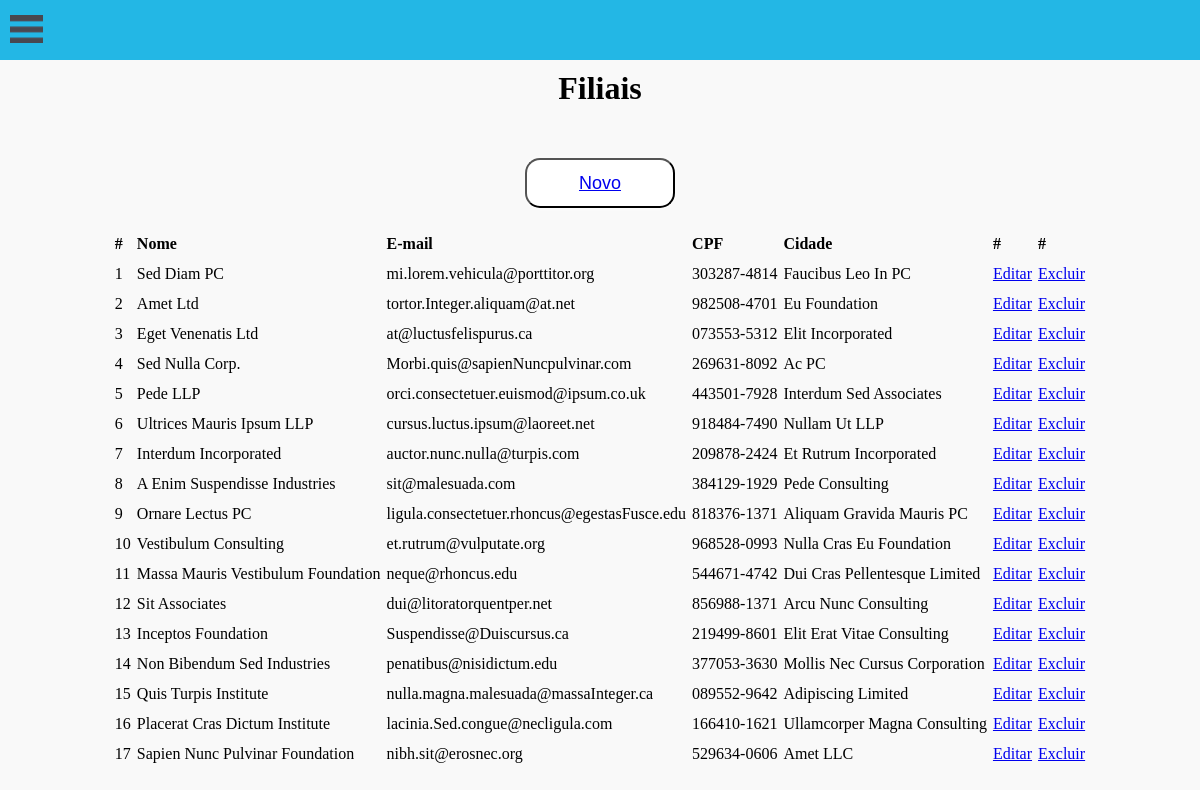
Page /Bus/Filial/filiais.php on the committed database.
### tables this page shows
CREATE TABLE `filial` (
  `id` int(11) NOT NULL,
  `id_empresa` int(11) NOT NULL,
  `nome` varchar(200) NOT NULL,
  `email` varchar(200) NOT NULL,
  `cnpj` varchar(200) NOT NULL,
  `cidade` varchar(50) NOT NULL
);

### Bus/Filial/filiais.php (the view, shortened to what this page needs)
<!doctype html>
<html>
	<head>
        <link rel="stylesheet" href="\Bus/css/style.css">
        <link rel="stylesheet" href="\Bus/css/estilo.css">
	</head>
	<body>
		<?PHP include('../tela.php'); ?>
		<div class="container" align="center">
			<h1>Filiais</h1><br><br>
			<button><a href="cadastro.php">Novo</a></button>
			<table style="border-spacing: 6px 12px" style="margin-left: 50px">
				<tr>
					<td><strong>#</strong></td>
					<td><strong>Nome</strong></td>
					<td><strong>E-mail</strong></td>
					<td><strong>CPF</strong></td>
					<td><strong>Cidade</strong></td>
					<td style="margin-left: 5px"><strong>#</strong></td>
					<td><strong>#</strong></td>
				</tr>
				<?PHP
					include('../config.php');
					$result = mysqli_query($conexao, "SELECT * FROM filial") or die("Erro ao buscar dados de empresa");
					while ($aux = $result->fetch_assoc()) {
					   	echo '<tr>';
						echo '	<td>'.$aux["id"].'</td>';
						echo '	<td>'.$aux["nome"].'</td>';
						echo '	<td>'.$aux["email"].'</td>';
						echo '	<td>'.$aux["cnpj"].'</td>';
						echo '	<td>'.$aux["cidade"].'</td>';
						echo '  <td><a href="'.$_SERVER["PHP_SELF"].'?id='.$aux["id"].'">Editar</a></td>';
						echo '  <td><a href="'.$_SERVER["PHP_SELF"].'?id='.$aux["id"].'">Excluir</a></td>';
					   	echo '</tr>';
					}
				?>
			</table>
		</div>
	</body>
</html>

### Bus/css/estilo.css (style rules this page uses)
* { margin: 0; box-sizing: border-box; padding: 0; }
body { background-color: #f9f9f9; }
.container { margin-top: 70px; }
button { background-color:#fff; color:#000; font-size:18px; min-width:150px; min-height:50px; margin-top: 15px; margin-bottom: 15px; box-shadow: 0px 0px 5px #FFF; -webkit-border-radius: 15px; -moz-border-radius: 15px; border-radius: 15px; -o-transition:.5s; -ms-transition:.5s; -moz-transition:.5s; -webkit-transition:.5s; transition:.5s; }

### rows in the picture
filial: id "1", nome "Sed Diam PC", email "mi.lorem.vehicula@porttitor.org", cnpj "303287-4814", cidade "Faucibus Leo In PC"
filial: id "2", nome "Amet Ltd", email "tortor.Integer.aliquam@at.net", cnpj "982508-4701", cidade "Eu Foundation"
filial: id "3", nome "Eget Venenatis Ltd", email "at@luctusfelispurus.ca", cnpj "073553-5312", cidade "Elit Incorporated"
filial: id "4", nome "Sed Nulla Corp.", email "Morbi.quis@sapienNuncpulvinar.com", cnpj "269631-8092", cidade "Ac PC"
filial: id "5", nome "Pede LLP", email "orci.consectetuer.euismod@ipsum.co.uk", cnpj "443501-7928", cidade "Interdum Sed Associates"
filial: id "6", nome "Ultrices Mauris Ipsum LLP", email "cursus.luctus.ipsum@laoreet.net", cnpj "918484-7490", cidade "Nullam Ut LLP"
filial: id "7", nome "Interdum Incorporated", email "auctor.nunc.nulla@turpis.com", cnpj "209878-2424", cidade "Et Rutrum Incorporated"
filial: id "8", nome "A Enim Suspendisse Industries", email "sit@malesuada.com", cnpj "384129-1929", cidade "Pede Consulting"
filial: id "9", nome "Ornare Lectus PC", email "ligula.consectetuer.rhoncus@egestasFusce.edu", cnpj "818376-1371", cidade "Aliquam Gravida Mauris PC"
filial: id "10", nome "Vestibulum Consulting", email "et.rutrum@vulputate.org", cnpj "968528-0993", cidade "Nulla Cras Eu Foundation"
filial: id "11", nome "Massa Mauris Vestibulum Foundation", email "neque@rhoncus.edu", cnpj "544671-4742", cidade "Dui Cras Pellentesque Limited"
filial: id "12", nome "Sit Associates", email "dui@litoratorquentper.net", cnpj "856988-1371", cidade "Arcu Nunc Consulting"
filial: id "13", nome "Inceptos Foundation", email "Suspendisse@Duiscursus.ca", cnpj "219499-8601", cidade "Elit Erat Vitae Consulting"
filial: id "14", nome "Non Bibendum Sed Industries", email "penatibus@nisidictum.edu", cnpj "377053-3630", cidade "Mollis Nec Cursus Corporation"
filial: id "15", nome "Quis Turpis Institute", email "nulla.magna.malesuada@massaInteger.ca", cnpj "089552-9642", cidade "Adipiscing Limited"
filial: id "16", nome "Placerat Cras Dictum Institute", email "lacinia.Sed.congue@necligula.com", cnpj "166410-1621", cidade "Ullamcorper Magna Consulting"
filial: id "17", nome "Sapien Nunc Pulvinar Foundation", email "nibh.sit@erosnec.org", cnpj "529634-0606", cidade "Amet LLC"
